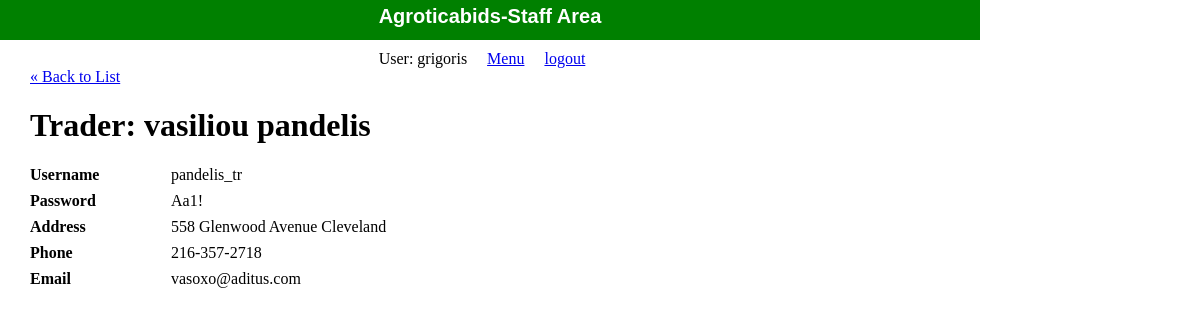
/public/staff/traders/show.php (signed in), run on the app's committed database.
### tables this page shows
CREATE TABLE `traders` (
  `id` int(11) NOT NULL,
  `last_name` varchar(255) DEFAULT NULL,
  `first_name` varchar(255) DEFAULT NULL,
  `username` varchar(255) DEFAULT NULL,
  `password` varchar(255) DEFAULT NULL,
  `address` varchar(255) DEFAULT NULL,
  `phone` varchar(255) DEFAULT NULL,
  `email` varchar(255) DEFAULT NULL
);

### private/functions.php (called while the page is built, shortened)
<?php
function url_for($script_path) {
  return WWW_ROOT . $script_path;
}
function h($string="") {
  return htmlspecialchars($string);
}
?>

### private/database.php (called while the page is built, shortened)
<?php
  function db_escape($connection, $string) {
    return mysqli_real_escape_string($connection, $string);
  }
?>

### private/query_functions.php (called while the page is built, shortened)
<?php
  function find_trader_by_id($id) {
    global $db;
    $sql = "SELECT * FROM traders ";
    $sql .= "WHERE id='" . db_escape($db, $id) . "'";
    $result = mysqli_query($db, $sql);
    $trader = mysqli_fetch_assoc($result);
    return $trader;
  }
  ?>

### public/staff/traders/show.php (the view, shortened to what this page needs)
<?php
$id = $_GET['id'] ?? '1';
$trader = find_trader_by_id($id);
?>
<?php include(SHARED_PATH . '/staff_header.php'); ?>
<div id="content">
  <a class="back-link" href="<?php echo url_for('/staff/traders/index.php'); ?>">&laquo; Back to List</a>
  <div class="producer show">
    <h1>Trader: <?php echo h($trader['last_name']) . " " . h($trader['first_name']); ?></h1>
    <div class="attributes">
      <dl>
        <dt>Username</dt>
        <dd><?php echo h($trader['username']); ?></dd>
      </dl>
      <dl>
        <dt>Password</dt>
        <dd><?php echo h($trader['password']); ?></dd>
      </dl>
      <dl>
        <dt>Address</dt>
        <dd><?php echo h($trader['address']); ?></dd>
      </dl>
      <dl>
        <dt>Phone</dt>
        <dd><?php echo h($trader['phone']); ?></dd>
      </dl>
      <dl>
        <dt>Email</dt>
        <dd><?php echo h($trader['email']); ?></dd>
      </dl>
    </div>
  </div>
</div>

### public/stylesheets/staff.css (style rules this page uses)
html { height: 100%; width: 100%; }
body { height: 980px; width: 100%; margin: 0; padding: 0; }
#content { width: 920px; min-height: 500px; padding: 0 30px; }
dl { clear: both; overflow: hidden; margin: 0.5em 0; }
dt { float: left; font-weight: bold; width: 125px; }
dd { float: left; margin-left: 1em; }

### data on the page
traders: last_name "vasiliou", first_name "pandelis", username "pandelis_tr", password "Aa1!", address "558 Glenwood Avenue Cleveland", phone "216-357-2718", email "vasoxo@aditus.com"

### other printed values
$_SESSION['username'] "grigoris"
